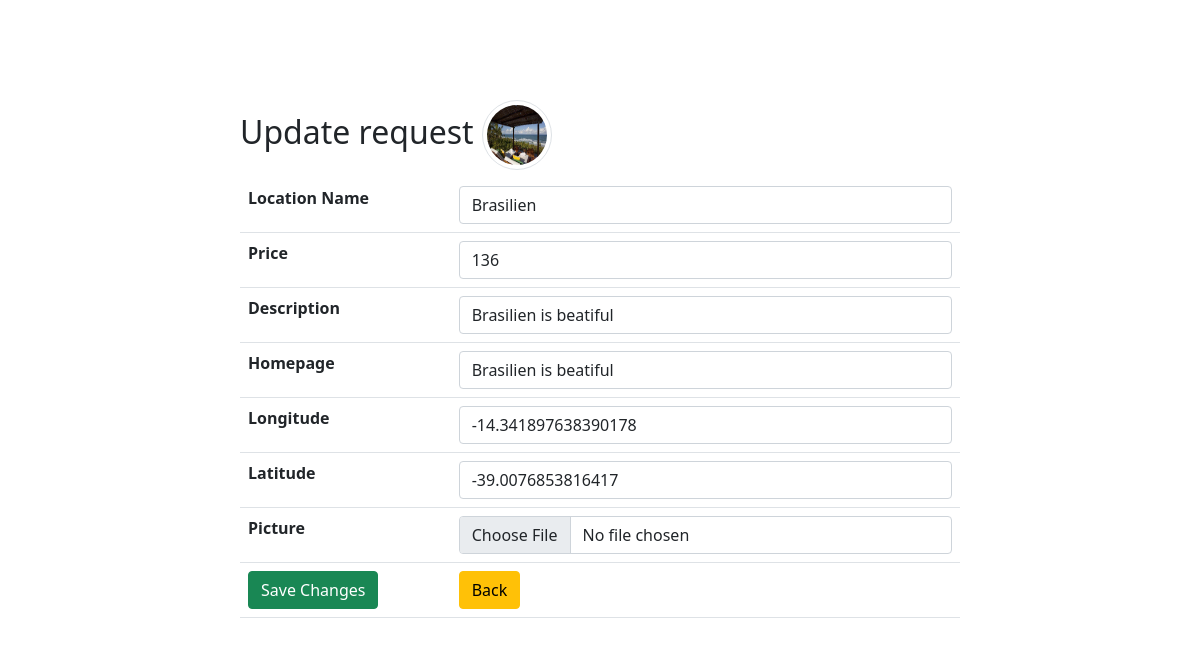
/update.php?id=12, run on the app's committed database.
### tables this page shows
CREATE TABLE `location` (
  `id` int(11) NOT NULL,
  `picture` varchar(500) NOT NULL,
  `locationName` varchar(100) NOT NULL,
  `price` decimal(10,0) NOT NULL,
  `description` varchar(500) NOT NULL,
  `longitude` varchar(500) NOT NULL,
  `latitude` varchar(500) NOT NULL,
  `homepage` varchar(500) NOT NULL
);

### update.php (the view, shortened to what this page needs)
<?php
require_once 'actions/db_connect.php';
if ($_GET['id']) {
    $id = $_GET['id'];
    $sql = "SELECT * FROM location WHERE id = {$id}";
    $result = mysqli_query($connect, $sql);
    if (mysqli_num_rows($result) == 1) {
        $data = mysqli_fetch_assoc($result);
        $locationName = $data['locationName'];
        $price = $data['price'];
        $description = $data['description'];
        $longitude = $data['longitude'];
        $latitude = $data['latitude'];
        $picture = $data['picture'];
    } else {
        header("location: error.php");
    }
} else {
    header("location: error.php");
}
?>
<!DOCTYPE html>
<html>
    <head>
        <?php require_once 'components/boot.php'?>
    </head>
    <body>
        <fieldset>
            <legend class='h2'>Update request <img class='img-thumbnail rounded-circle' src='pictures/<?php echo $picture ?>' alt="<?php echo $locationName ?>"></legend>
            <form action="actions/a_update.php"  method="post" enctype="multipart/form-data">
                <table class="table">
                    <tr>
                        <th>Location Name</th>
                        <td><input class="form-control" type="text"  name="locationName" placeholder ="Location Name" value="<?php echo $locationName ?>"/></td>
                    </tr>
                    <tr>
                        <th>Price</th>
                        <td><input class="form-control" type= "number" name="price" step="any"  placeholder="Price" value ="<?php echo $price ?>" /></td>
                    </tr>
                    <tr>
                        <th>Description</th>
                        <td><input class="form-control" type="text"  name="description" placeholder ="Description" value="<?php echo $description ?>"/></td>
                    </tr>
                    <tr>
                        <th>Homepage</th>
                        <td><input class="form-control" type="text"  name="homepage" placeholder ="Homepage" value="<?php echo $description ?>"/></td>
                    </tr>
                    <tr>
                        <th>Longitude</th>
                        <td><input class="form-control" type="text"  name="longitude" placeholder ="Longitude" value="<?php echo $longitude ?>"/></td>
                    </tr>
                    <tr>
                        <th>Latitude</th>
                        <td><input class="form-control" type="text"  name="latitude" placeholder ="Latitude" value="<?php echo $latitude ?>"/></td>
                    </tr>
                    <tr>
                        <th>Picture</th>
                        <td><input class="form-control" type="file" name= "picture" /></td>
                    </tr>
                    <tr>
                        <td><button class="btn btn-success" type= "submit">Save Changes</button></td>
                        <td><a href= "index.php"><button class="btn btn-warning" type="button">Back</button></a></td>
                    </tr>
                </table>
            </form>
        </fieldset>
    </body>
</html>

### update.php (style rules this page uses)
fieldset { margin: auto; margin-top: 100px; width: 60% ; }
.img-thumbnail { width: 70px !important; height: 70px !important; }

### data on the page
location: picture (picture), locationName "Brasilien", price "136", description "Brasilien is beatiful", homepage "Brasilien is beatiful", longitude "-14.341897638390178", latitude "-39.0076853816417"
